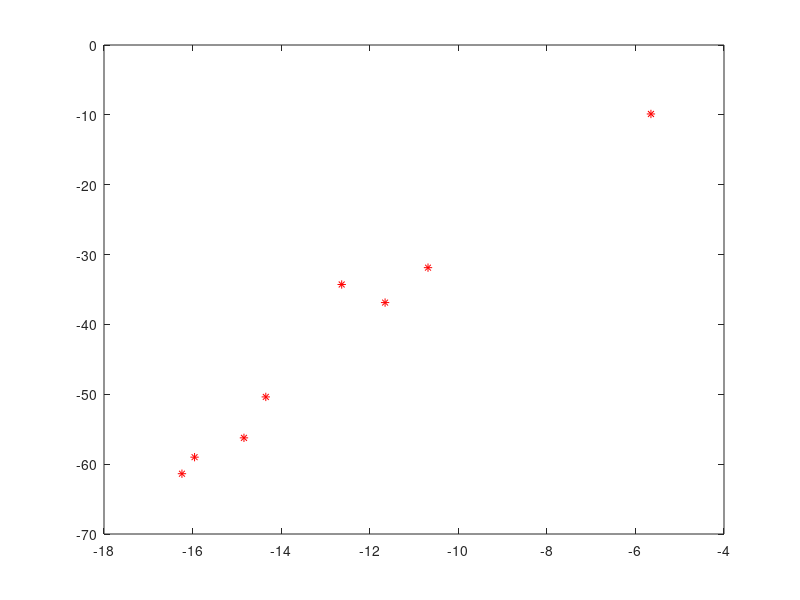

Reproduce this figure in MATLAB.
clear all;
wifiexp7=importdata('wifiExp7.csv');%1st experiment
wifiexp8=importdata('wifiExp8.csv');%2st experiment
wifiexp9=importdata('wifiExp9.csv');%3st experiment
wifiexp10=importdata('wifiExp10.csv');%4st experiment
wifiexp11=importdata('wifiExp11.csv');%5st experiment
wifiexp12=importdata('wifiExp12.csv');%6st experiment
wifiexp13=importdata('wifiExp13.csv');%7st experiment
wifiexp14=importdata('wifiExp14.csv');%8st experiment
wifiexp15=importdata('wifiExp15.csv');%9st experiment
wifiexp16=importdata('wifiExp16.csv');%10st experiment
wifiexp17=importdata('wifiExp17.csv');%11st experiment
wifiexp18=importdata('wifiExp18.csv');%12st experiment
receiverXY=importdata('receiverXY.csv');%calculate distance between the transmitter(j) and the 8 receivers
transmitterXY=importdata('transmitterXY.csv');
distance=zeros(12,8);
i=1;
j=1;
for j=1:12
    for i=1:8
        distance(j,i)=((transmitterXY(j,1)-receiverXY(i,1))^2+(transmitterXY(j,2)-receiverXY(i,2))^2)^0.5;
    end
end
ave=zeros(12,8);
num_500=zeros(12,8);
%%%%exp1
intern=0;
row=31;
for column=1:8
    for m=1:row
        if wifiexp7(m,column+1)~= 500
            wifiexp7(m,column+1)
            intern=wifiexp7(m,column+1)+intern;
        else
            num_500(1,column)=num_500(1,column)+1;
        end
    end
    ave(1,column)=intern/(row-num_500(1,column));
    intern=0;
end

%%%%exp2
intern=0;
row=34;
for column=1:8
for m=1:row
if wifiexp8(m,column+1)~= 500
   intern=wifiexp8(m,column+1)+intern;
else
num_500(2,column)=num_500(2,column)+1;
end
end
ave(2,column)=intern/(row-num_500(2,column));
intern=0;
end

%%%%exp3
intern=0;
row=34;
for column=1:8
for m=1:row
if wifiexp9(m,column+1)~= 500
intern=wifiexp9(m,column+1)+intern;
else
num_500(3,column)=num_500(3,column)+1;
end
end
ave(3,column)=intern/(row-num_500(3,column));
intern=0;
end

%%%%exp4
intern=0;
row=37;
for column=1:8
for m=1:row
if wifiexp10(m,column+1)~= 500
intern=wifiexp10(m,column+1)+intern;
else
num_500(4,column)=num_500(4,column)+1;
end
end
ave(4,column)=intern/(row-num_500(4,column));
intern=0;
end

%%%%exp5
intern=0;
row=41;
for column=1:8
for m=1:row
if wifiexp11(m,column+1)~= 500
intern=wifiexp11(m,column+1)+intern;
else
num_500(5,column)=num_500(5,column)+1;
end
end
ave(5,column)=intern/(row-num_500(5,column));
intern=0;

end
%%%%exp6
intern=0;
row=34;
for column=1:8
for m=1:row
if wifiexp12(m,column+1)~= 500
intern=wifiexp12(m,column+1)+intern;
else
num_500(6,column)=num_500(6,column)+1;
end
end
ave(6,column)=intern/(row-num_500(6,column));
intern=0;
end

%%%%exp7
intern=0;
row=37;
for column=1:8
for m=1:row
if wifiexp13(m,column+1)~= 500
intern=wifiexp13(m,column+1)+intern;
else
num_500(7,column)=num_500(7,column)+1;
end
end
ave(7,column)=intern/(row-num_500(7,column));
intern=0;
end

%%%%exp8
intern=0;
row=61;
for column=1:8
for m=1:row
if wifiexp14(m,column+1)~= 500
intern=wifiexp14(m,column+1)+intern;
else
num_500(8,column)=num_500(8,column)+1;
end
end
ave(8,column)=intern/(row-num_500(8,column));
intern=0;
end
%%%%exp9
intern=0;
row=37;
for column=1:8
for m=1:row
if wifiexp15(m,column+1)~= 500
    intern=wifiexp15(m,column+1)+intern;
else
num_500(9,column)=num_500(9,column)+1;
end
end
ave(9,column)=intern/(row-num_500(9,column));
intern=0;
end
    

%%%%exp10
intern=0;
row=48;
for column=1:8
for m=1:row
if wifiexp16(m,column+1)~= 500
intern=wifiexp16(m,column+1)+intern;
else
num_500(10,column)=num_500(10,column)+1;
end
end
ave(10,column)=intern/(row-num_500(10,column));
intern=0;
end


%%%%exp11
intern=0;
row=34;
for column=1:8
for m=1:row
if wifiexp17(m,column+1)~= 500
intern=wifiexp17(m,column+1)+intern;
else
num_500(11,column)=num_500(11,column)+1;
end
end
ave(11,column)=intern/(row-num_500(11,column));
intern=0;
end

%%%%exp12
intern=0;
row=39;
for column=1:8
for m=1:row
if wifiexp18(m,column+1)~= 500
intern=wifiexp18(m,column+1)+intern;
else
num_500(12,column)=num_500(12,column)+1;
end
end
ave(12,column)=intern/(row-num_500(12,column));
intern=0;
end
x=zeros(1,8);
y=zeros(1,8);
k=1;
l=12;
for i=1:8
x(l,k)=-log10(distance(l,i))*10;
k=k+1;
end
k=1;
for i=1:8
y(l,k)=-ave(l,i)+27;
k=k+1;
end
plot(x(l,:),y(l,:),'r*')

%%begin to calculate the standard deviation
deviation=zeros(8,8);
intern=0;
%for the 1 transmitter
row=31;
l=1;
for j=1:8
count=0;
intern=0;
column=j+1;
for i=1:row
if wifiexp7(i,column)~=500
intern=(wifiexp7(i,column)-ave(l,j))^2+intern;
count=count+1;
end
end
deviation(l,j)=(intern/count)^0.5;
end
%for the 2 transmitter
row=34;
l=2;
for j=1:8
count=0;
intern=0;
column=j+1;
for i=1:row
if wifiexp8(i,column)~=500
intern=(wifiexp8(i,column)-ave(l,j))^2+intern;


count=count+1;
end
end
deviation(l,j)=(intern/count)^0.5;
end
%for the 3 transmitter
row=34;
l=3;
for j=1:8
count=0;
intern=0;
column=j+1;
for i=1:row
if wifiexp9(i,column)~=500
intern=(wifiexp9(i,column)-ave(l,j))^2+intern;
count=count+1;
end
end
deviation(l,j)=(intern/count)^0.5;
end
%for the 4 transmitter
row=37;
l=4;
for j=1:8
count=0;
intern=0;
column=j+1;
for i=1:row
if wifiexp10(i,column)~=500
intern=(wifiexp10(i,column)-ave(l,j))^2+intern;
count=count+1;
end
end
deviation(l,j)=(intern/count)^0.5;
end
%for the 5 transmitter
row=41;
l=5;
for j=1:8
count=0;
intern=0;
column=j+1;
for i=1:row
if wifiexp11(i,column)~=500
intern=(wifiexp11(i,column)-ave(l,j))^2+intern;
count=count+1;
end
end
deviation(l,j)=(intern/count)^0.5;


end
%for the 6 transmitter
row=34;
l=6;
for j=1:8
count=0;
intern=0;
column=j+1;
for i=1:row
if wifiexp12(i,column)~=500
intern=(wifiexp12(i,column)-ave(l,j))^2+intern;
count=count+1;
end
end
deviation(l,j)=(intern/count)^0.5;
end
%for the 7 transmitter
row=37;
l=7;
for j=1:8
count=0;
intern=0;
column=j+1;
for i=1:row
if wifiexp13(i,column)~=500
intern=(wifiexp13(i,column)-ave(l,j))^2+intern;
count=count+1;
end
end
deviation(l,j)=(intern/count)^0.5;
end
%for the 8 transmitter
row=61;
l=8;
for j=1:8
count=0;
intern=0;
column=j+1;
for i=1:row
if wifiexp14(i,column)~=500
intern=(wifiexp14(i,column)-ave(l,j))^2+intern;
count=count+1;
end
end
deviation(l,j)=(intern/count)^0.5;
end
%for the 9 transmitter
row=37;
l=9;

for j=1:8
count=0;
intern=0;
column=j+1;
for i=1:row
if wifiexp15(i,column)~=500
intern=(wifiexp15(i,column)-ave(l,j))^2+intern;
count=count+1;
end
end
deviation(l,j)=(intern/count)^0.5;
end
%for the 10 transmitter
row=48;
l=10;
for j=1:8
count=0;
intern=0;
column=j+1;
for i=1:row
if wifiexp16(i,column)~=500
intern=(wifiexp16(i,column)-ave(l,j))^2+intern;
count=count+1;
end
end
deviation(l,j)=(intern/count)^0.5;
end
%for the 11 transmitter
row=34;
l=11;
for j=1:8
count=0;
intern=0;
column=j+1;
for i=1:row
if wifiexp17(i,column)~=500
intern=(wifiexp17(i,column)-ave(l,j))^2+intern;
count=count+1;
end
end
deviation(l,j)=(intern/count)^0.5;
end
%for the 12 transmitter
row=39;
l=12;
for j=1:8
    count=0;
    intern=0;
    column=j+1;
    for i=1:row
        if wifiexp18(i,column)~=500
            intern=(wifiexp18(i,column)-ave(l,j))^2+intern;
            count=count+1;
        end
    end
    deviation(l,j)=(intern/count)^0.5;
end

m=0;
temp=0;
for i=1:8
    for j=1:12
        if ~isnan(deviation(j,i))
            temp=temp+deviation(j,i);
            m=m+1;
        end
    end
end
result=temp/m